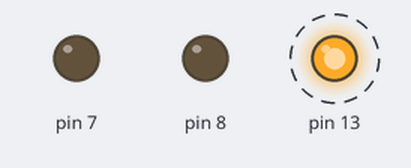
This sketch was run on a simulated Arduino Uno, built with avr-gcc and run on an emulated ATmega328P. Parts: output pins drawn as LEDs (lit = HIGH). Dashed ring = blinking. What the sketch prints to the serial monitor is not drawn.

Above: at 0.7 s.
Timing chart, 0 to 4.7 s (numbered marks = the images above):
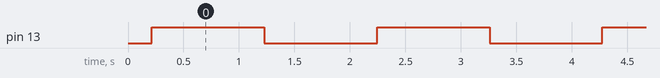

Measured:
- by itself, pin 13: alternates HIGH for 1.0 s and LOW for 1.0 s

The sketch:

loraTestTx.ino
```cpp
#include <SoftwareSerial.h>

SoftwareSerial mySerial(10, 11); // RX, TX


void setup()
{
	pinMode(7, OUTPUT);
	pinMode(8, OUTPUT);
	pinMode(13, OUTPUT);

	digitalWrite(7, LOW);
	digitalWrite(8, LOW);

	Serial.begin(9600);
	mySerial.begin(9600);

	Serial.println("Init");

	delay(200);

	String message = "123456789";
	int messageLength = message.length() + 1;
	char messageArray[messageLength];
	message.toCharArray(messageArray, messageLength);
	int sendLength = messageLength + 2;
	uint8_t sendArray[sendLength];

	sendArray[0] = 0x05;
	sendArray[1] = 0x01;
	sendArray[2] = 0x15;

	for(int i=0; i<messageLength; i++)
	{
	    sendArray[i+3] = messageArray[i];
	}

	while(1)
	{
		mySerial.write(sendArray, sendLength);
		mySerial.println("");

		digitalWrite(13, (!digitalRead(13)));

		delay(1000);
	}

}

void loop()
{
	//uint8_t SendBuf[4] = {0x05, 0x01, 0x15, 0x0F};


}

// RET_STATUS SendMsg()
// {
//   RET_STATUS STATUS = RET_SUCCESS;

//   SwitchMode(MODE_0_NORMAL);

//   if(ReadAUX()!=HIGH)
//   {
//     return RET_NOT_IMPLEMENT;
//   }
//   delay(10);
//   if(ReadAUX()!=HIGH)
//   {
//     return RET_NOT_IMPLEMENT;
//   }

//   //TRSM_FP_MODE
//   //Send format : ADDH ADDL CHAN DATA_0 DATA_1 DATA_2 ...

//   String msg1 = "abcdefghijklmnop";
//   char charbuf[50];

//   msg1.toCharArray(charbuf,8);

//   uint8_t testChar1 = 'a';
//   uint8_t testChar2 = 'b';

// #ifdef Device_A
//   uint8_t SendBuf[4] = { DEVICE_B_ADDR_H, DEVICE_B_ADDR_L, 0x15, testChar1};	//for A
//   //Serial.println("dev A");
//   //uint8_t SendBuf[4] = { DEVICE_B_ADDR_H, DEVICE_B_ADDR_L, 0x1F, 0x17};
// #else
//   // uint8_t SendBuf[4] = { DEVICE_A_ADDR_H, DEVICE_A_ADDR_L, 0x15, random(0x81, 0xFF)};
//   uint8_t SendBuf[5] = { DEVICE_A_ADDR_H, DEVICE_A_ADDR_L, 0x15, charbuf[0], charbuf[1]};
//   //Serial.println("sending to dev B");
//   //uint8_t SendBuf[4] = { DEVICE_A_ADDR_H, DEVICE_A_ADDR_L, 0x1F, 0x17};	//for B
// #endif
//   mySerial.write(SendBuf, 5);
```
